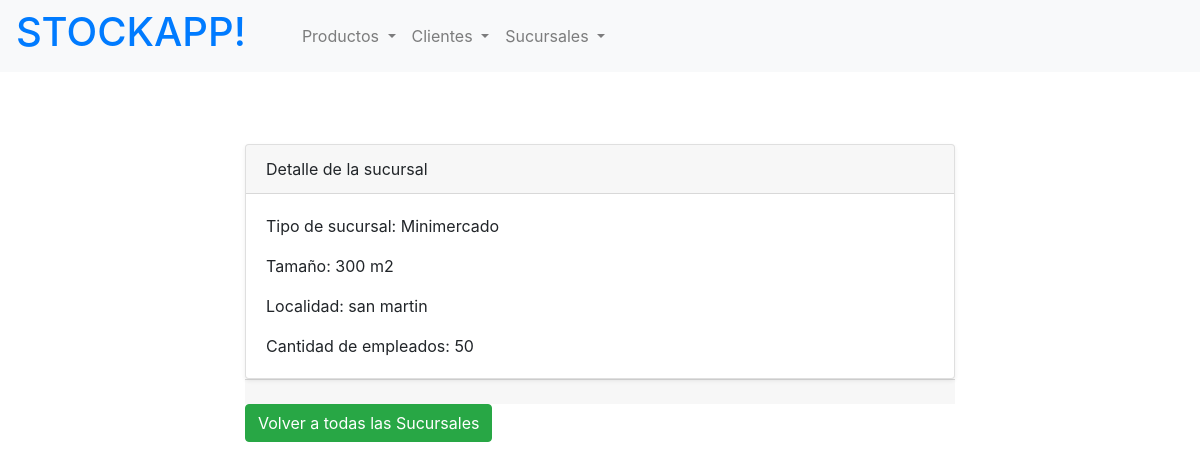
Page /stocks/sucursal/detail/2 on the committed database.
### stocks/models.py (models this page shows, shortened)
class Sucursal(models.Model):
    tipo_de_sucursal = models.CharField(max_length=20)
    tamaño = models.CharField(max_length=20)
    localidad = models.CharField(max_length=20)
    cantidad_de_empleados = models.CharField(max_length=20)

### stocks/views.py (the view)
# urls.py: path("sucursal/detail/<sucursal_id>", detail_office_view, name="office-detail"),
def detail_office_view(request, sucursal_id):
    sucursal = Sucursal.objects.get(id=sucursal_id)
    contexto_dict = {"sucursal": sucursal}
    return render(request, "stocks/sucursales/detail.html", contexto_dict)

### stocks/templates/stocks/sucursales/detail.html (shortened to what this page needs)
{% extends 'stocks/base.html' %}
{% block content %}
<section class="py-5">
    <div class="container">
        <div class="row">
            <div class="col-lg-8 mx-auto">
                <div class="card shadow-sm">
                    <div class="card-header">
                        Detalle de la sucursal
                    </div>
                    <div class="card-body">
                        <p class="card-text">Tipo de sucursal: {{ sucursal.tipo_de_sucursal }}</p>
                        <p class="card-text">Tamaño: {{ sucursal.tamaño }} m2</p>
                        <p class="card-text">Localidad: {{ sucursal.localidad }}</p>
                        <p class="card-text">Cantidad de empleados: {{ sucursal.cantidad_de_empleados }}</p>
                    </div>
                </div>
                <div class="card-footer"></div>
                    <a href="{% url 'office-list' %}" class="btn btn-success">Volver a todas las Sucursales</a>
                </div>
            </div>
        </div>
    </div>
{% endblock %}

### rows in the picture
Sucursal: tipo_de_sucursal "Minimercado", tamaño "300", localidad "san martin", cantidad_de_empleados "50"
